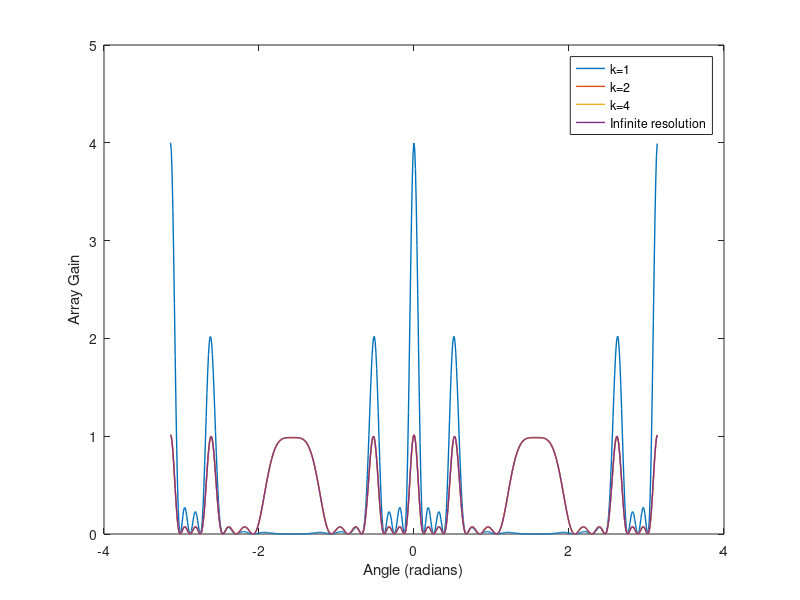
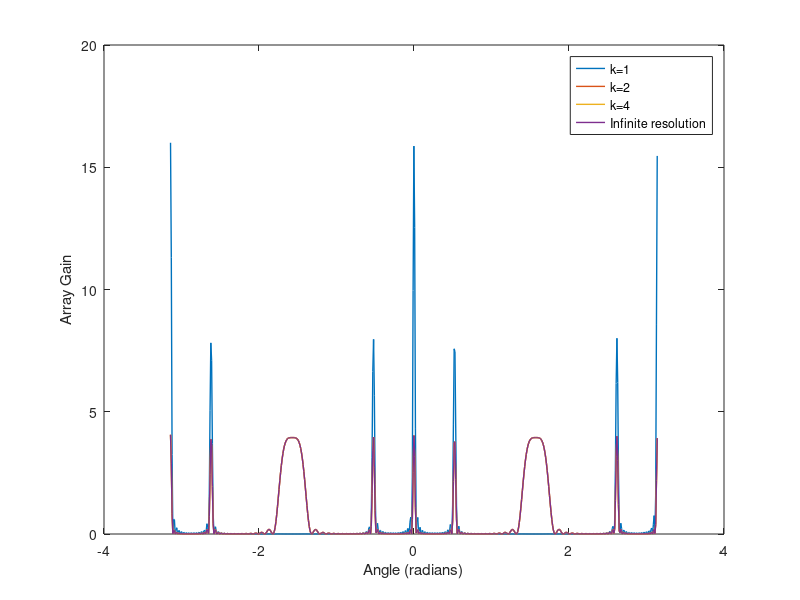

These figures' MATLAB source, in order:
clear
% PROBLEM 1.1
N_1 = [16, 64];                                                             %Number of Antennae
K = [1, 2, 4];                                                              %Resolution in bits
theta = -1*pi:0.01:pi;                                                      %Angles that we will use to compute beamforming gains

for n=1:length(N_1)
    args = mod(-pi*sin(deg2rad(30))*(0:N_1(n)-1), -2*pi);                   %Phase shifts
    W = exp(pi*args);
    figure
    for k=1:length(K)
        res = (0:(2^K(k))-1)*((-2*pi)/(2*K(k)));                            %Resolutions
        args_quantized = interp1(res, res, args, 'nearest', 'extrap');      %Quantize phase shifts
        Wk = exp(pi*args_quantized);
        gain = zeros(1,length(theta));
        for t = 1:length(theta)
            a_theta = exp(-1j*pi*(0:N_1(n)-1)'*sin(theta(t)))/sqrt(N_1(n)); %ULA array response 
            gain(t) = abs(Wk*a_theta)^2;                                    %Array gain
        end
        plot(theta, gain, 'LineWidth', 1)
        hold on
    end
    % Now do infinite resolution
    gain = zeros(1,length(theta));
    for t = 1:length(theta)
        a_theta = exp(-1j*pi*(0:N_1(n)-1)'*sin(theta(t)))/sqrt(N_1(n));     %ULA array response 
        gain(t) = abs(W*a_theta)^2;                                         %Array gain
    end
    plot(theta, gain, 'LineWidth', 1)
    legend('k=1', 'k=2', 'k=4', 'Infinite resolution')
    xlabel('Angle (radians)')
    ylabel('Array Gain')
end


% % PROBLEM 2
% % Input given parameters
% Nt = 8;
% Nr = 8;
% L = 6;
% 
% % Generate channel H_r
% H_r = 1/sqrt(2)*(rand(Nt, Nr) +1i*rand(Nt,Nr));
% 
% coeff = sqrt((Nt*Nr)/L);
% sig = zeros(Nt, Nr);
% 
% for i = 1:L
%     % Generate random angles between a and b
%     theta_i = unifrd(-pi/2, pi/2);
%     phi_i = unifrd(-pi/2, pi/2);
% 
%     % Generate arrays as defined by (4) and (5) of the homework specs
%     transmitters = 0:1:Nt-1;
%     arx = arrayfun(@(L)srv(L, theta_i, Nt), transmitters); %srv defined at the bottom
%     receivers = 0:1:Nr-1;
%     atx = arrayfun(@(L)srv(L, phi_i, Nt), receivers);
%     arx = transpose(arx);
%     atx = transpose(atx);
% 
%     % Generate random path gain...
%     alpha = 1/sqrt(2)*(rand() +1i*rand());
%     % ...and multiply it linearly to the result of a_rx*a_tx'
%     sig = sig + alpha*(arx*atx');
% end
% 
% H_s = coeff * sig;

% % PROBLEM 3
% % Generate random 4-QAM symbols
% bits1=randi([0 1],2,1000);
% s1=qammod(bits1, 4, 'InputType', 'bit', 'UnitAveragePower', true);
% bits2 = zeros(2,1000);
% s2=qammod(bits2, 4, 'InputType', 'bit', 'UnitAveragePower', true);
% 
% % Upsample by a factor of 4
% s1u = upsample(s1, 4);
% s2u = upsample(s2, 4);
% 
% % Create a rcos filter using given parameters
% myfilter = rcosdesign(0.5, 8, 4);
% 
% % Apply filter to each signal
% s1t = filter(myfilter, 1, s1u);
% s2t = filter(myfilter, 1, s2u);
% 
% % Convert given anges to radians
% phi1 = deg2rad(30);
% phi2 = deg2rad(40);
% 
% % Create channels h1 and h2, with # of antennae N
% N = 32;
% antennae = 0:1:N-1;
% h1 = arrayfun(@(L)exp(L*-1i*pi*sin(phi1)), antennae);
% h2 = arrayfun(@(L)exp(L*-1i*pi*sin(phi2)), antennae);
% 
% % Apply precoding
% H = [h1.' h2.'].';
% Hherm = H';
% P = Hherm/(H*Hherm);
% st = [s1t.',s2t.'].';
% x = P*st;
% 
% % Adjust betas for each section
% beta_1 = 1;
% beta_3 = -133;
% 
% % Calculate z(t) as given in equation (10)
% for i = 1:8
%     z(i,:) = beta_1*x(i,:) + beta_3.*x(i,:)*(abs(x(i,:)))'.^2;
% end
% 
% % Graph PST of z(1)
% % figure
% % pwelch(z(1,:), [], [], [], 'mean', 'centered');
% 
% 
%  a_phi = exp(-1i.*pi.*((0:N1-1)-1).*sin(phi_radian(i))).';
%  g_phi(1,i) =mean(abs(a_phi'*zn).^2);


function srv = srv(num, ang, ants)
    element = exp(num*-1i*pi*sin(ang));
    srv = 1/sqrt(ants) * element;
end
